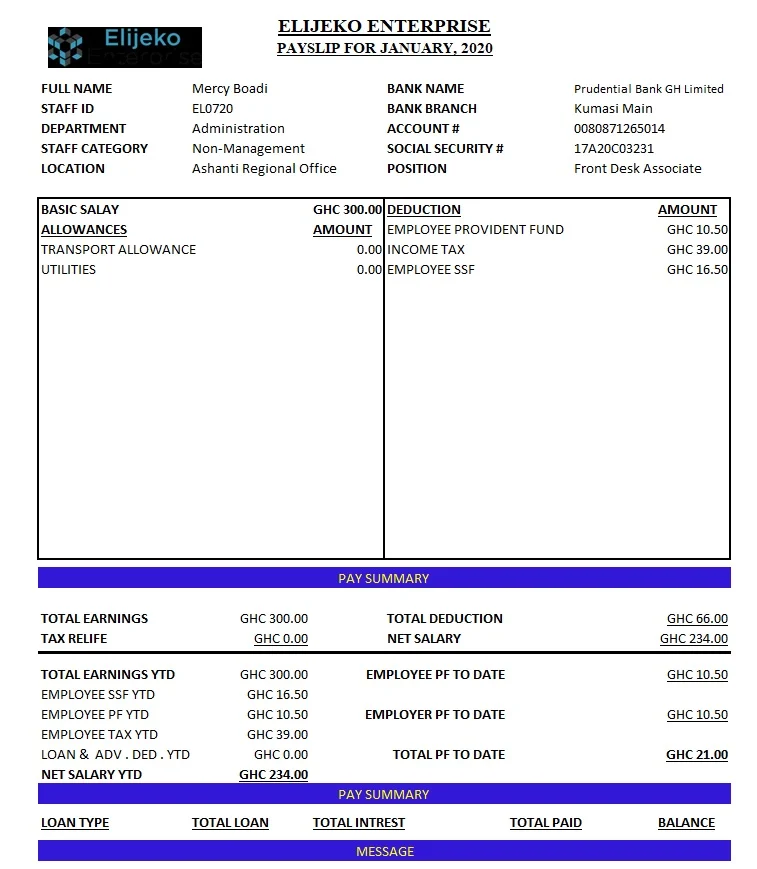
#> input picture raw_imgs/3.webp, 757 x 869 px, found by its file name
$ python segment.py   (older library calls are emulated)
#> lines starting #> are read from the running program, lines starting #| are printed output that depends on the picture; after the words box and inside, x2 and y2 are one past the last pixel; in counts of white or black regions, pixels touching at a corner belong together
import cv2
from io import BytesIO
from tqdm import tqdm
from PIL import Image
from typing import List, Dict
import numpy as np
import os
import matplotlib.pyplot as plt
import pytesseract


def segments(imgPath: str, outputBaseDir: str):

    img = cv2.imread(imgPath)
#> img is the input picture: shape (869, 757, 3); mean B, G, R 237.9, 226.6, 228.1
    gray = cv2.cvtColor(img, cv2.COLOR_BGR2GRAY)
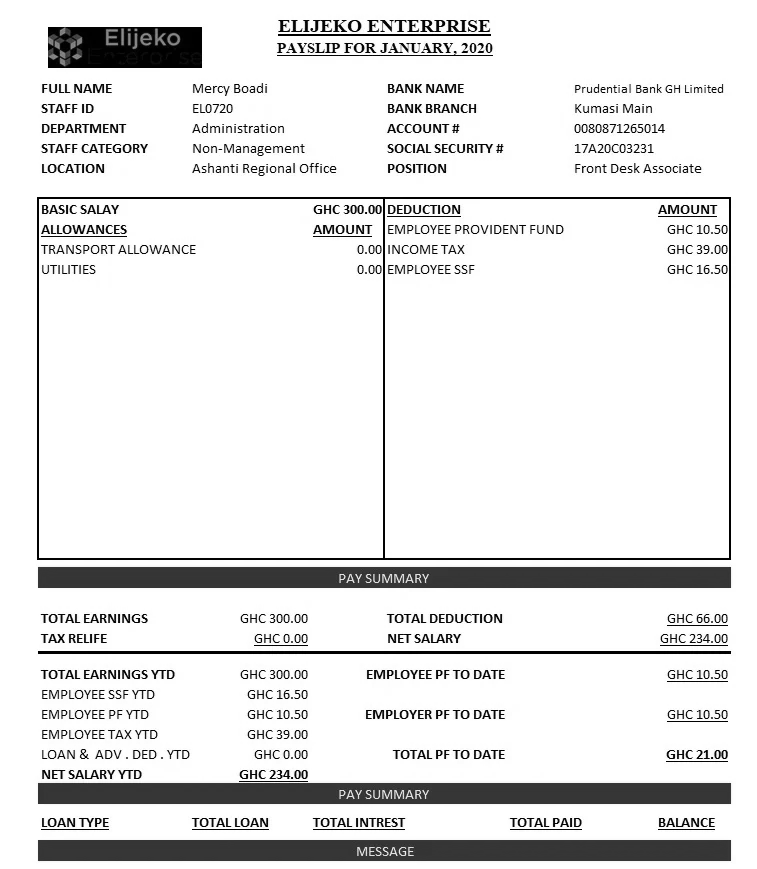
#> gray: shape (869, 757); min 0, max 255, mean 228.3
    th, im_th = cv2.threshold(gray, 220, 255, cv2.THRESH_BINARY_INV)
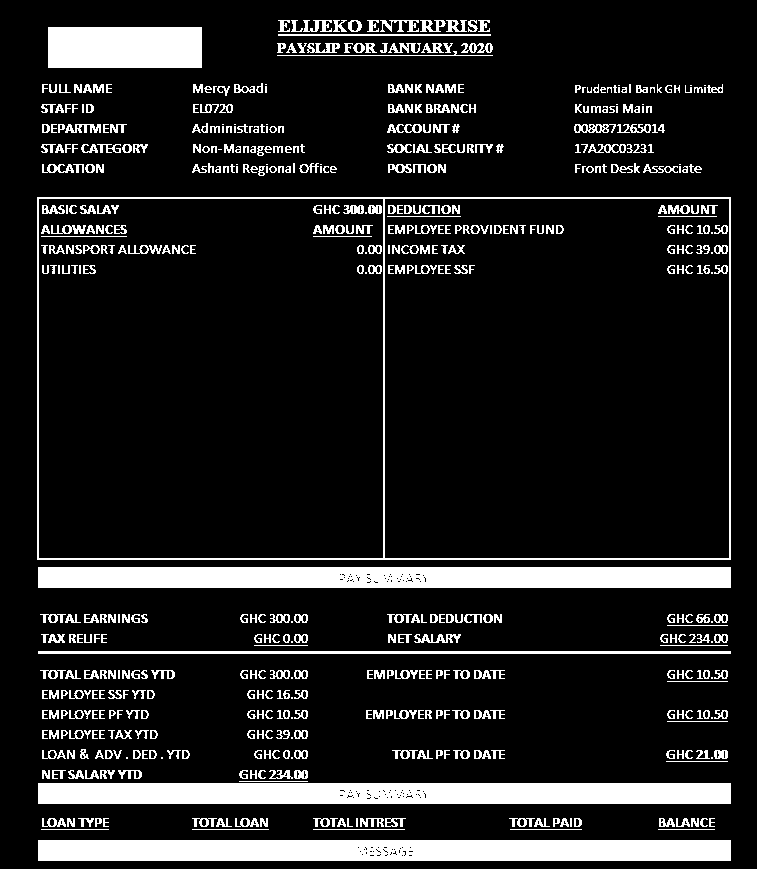
#> im_th: shape (869, 757); 13% white; 580 white regions (66 under 20 px), largest, box (x1, y1, x2, y2) and area: (38, 840, 731, 861) 14482, (38, 567, 731, 588) 14472, (38, 783, 731, 804) 14471
    kernel = np.ones((2, 20), np.uint8)
    dilation = cv2.dilate(im_th, kernel, iterations=1)
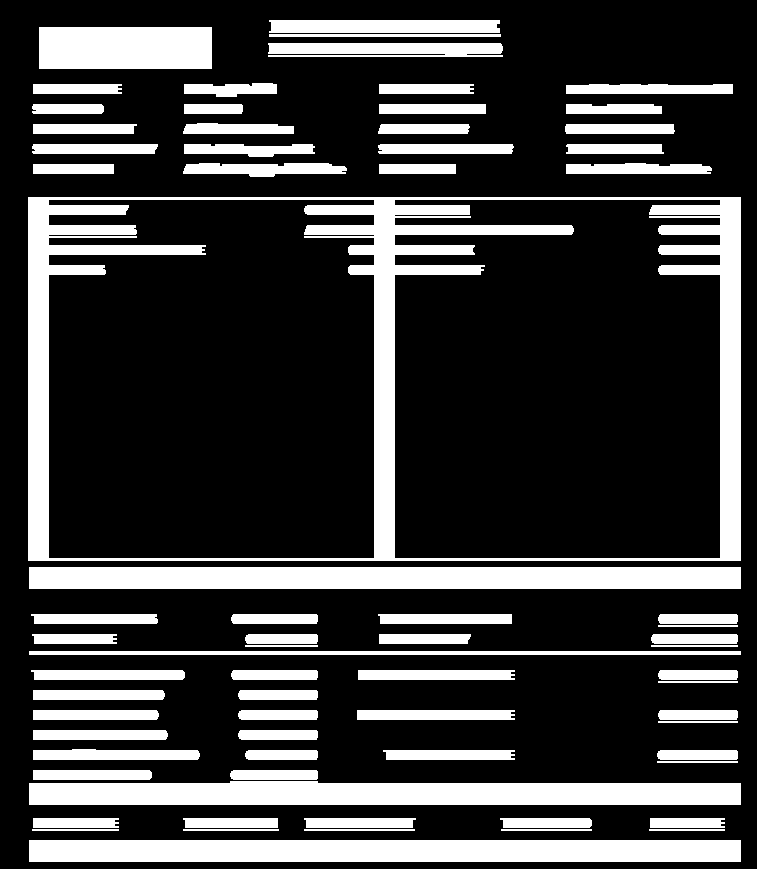
#> dilation: shape (869, 757); 24.1% white; 71 white regions, largest, box (x1, y1, x2, y2) and area: (28, 197, 741, 561) 39824, (29, 781, 741, 805) 15840, (29, 567, 741, 589) 15664
    fileId = imgPath.split(os.path.sep)[-1].split(".")[0]
    filename = imgPath.split("/")[-1]
    output = cv2.connectedComponentsWithStats(dilation, 8, cv2.CV_32S)
    (numLabels, labels, stats, centroids) = output
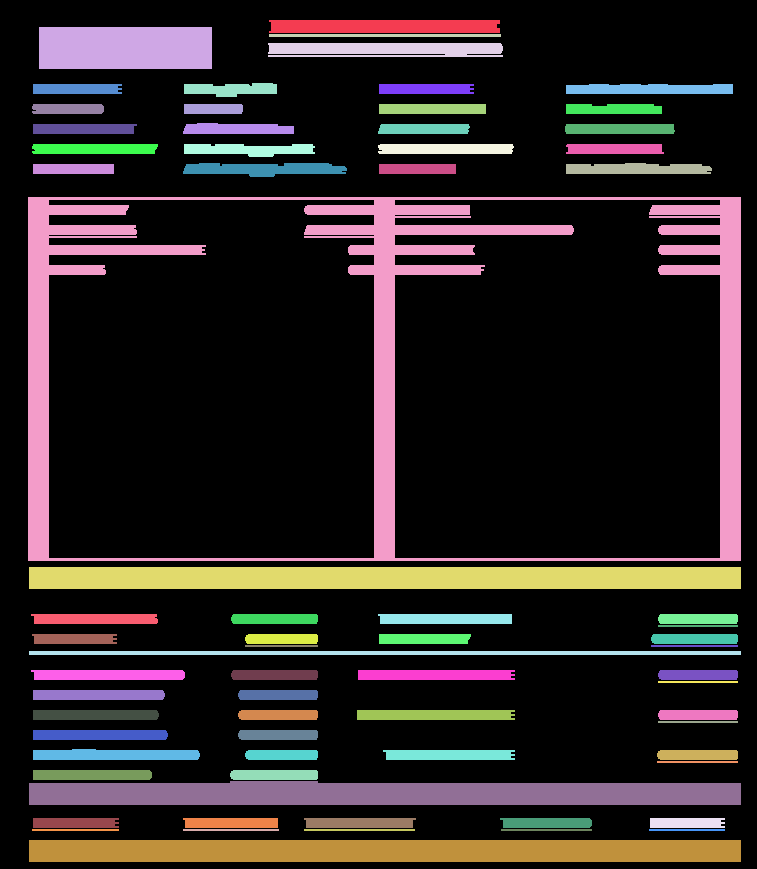
#> labels: shape (869, 757) int32; 72 distinct labels, from 0 to 71; one colour per label, 0 black
#> numLabels = 72; stats = 72 rows, first 6: [0, 0, 757, 869, 498999], [269, 20, 231, 13, 2973], [39, 27, 173, 42, 7266], [269, 34, 232, 3, 696], [268, 43, 235, 14, 3062], [184, 83, 93, 14, 985]; centroids = 72 pairs, first value 67.59 to 697.8, second value 26 to 850.5
    for i in tqdm(
        range(0, numLabels),
        desc="segments",
    ):

        if i == 0:
            continue
        segmentDir = os.path.join(outputBaseDir, fileId).replace(" ", "")
        os.makedirs(segmentDir, exist_ok=True)
        x = stats[i, cv2.CC_STAT_LEFT]
        y = stats[i, cv2.CC_STAT_TOP]
        w = stats[i, cv2.CC_STAT_WIDTH]
        h = stats[i, cv2.CC_STAT_HEIGHT]
        area = stats[i, cv2.CC_STAT_AREA]
        # (cX, cY) = centroids[i]
        output = img.copy()
        x1 = x
        x2 = x1 + w
        y1 = y
        y2 = y1 + h
        roi = output[y1:y2, x1:x2]
        pil_image = Image.fromarray(roi)
        buf = BytesIO()
        pil_image.save(buf, format="JPEG")
        filename = "{0}_{1}_{2}_{3}_{4}.png".format(x1, y1, x2, y2, fileId)
        outputFilePath = os.path.join(segmentDir, filename)
        outputFilePath = outputFilePath.replace(" ", "")
        imgText = pytesseract.image_to_string(pil_image, lang="eng")
        if len(imgText) > 50:
            continue
        print(imgText)
        return imgText
#> this loop made 2 passes
#> (x, y, w, h, area, x1, x2, y1) on pass 2: (269, 20, 231, 13, 2973, 269, 500, 20)


if __name__ == "__main__":
    imgPath = (
        r"/home/alextay96/Desktop/personal_workspace/segment_ocr_payslip/data/3.webp"
    )
    outputBaseDir = (
        r"/home/alextay96/Desktop/personal_workspace/ocr/ocr_segment/segment_output"
    )

    segments(imgPath, outputBaseDir)
#> (the call stopped at in segments, `imgText = pytesseract.image_to_string(pil_image, lang="eng")`: pytesseract is not available in this run)

$ run again, with raw_imgs/11.jpg saved as raw_imgs/3.webp
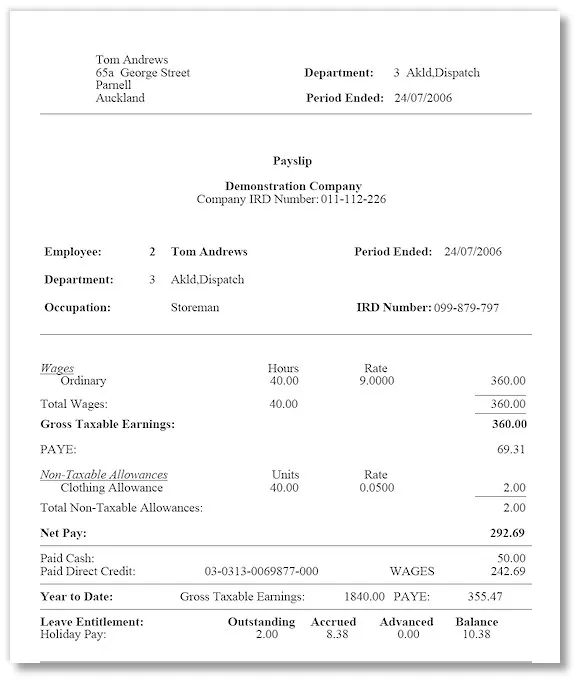
#> input picture raw_imgs/11.jpg, 578 x 681 px, found by its file name
#> in segments, img is the input picture: shape (681, 578, 3); mean B, G, R 246.4, 246.4, 246.4
#> in segments, `th, im_th = cv2.threshold(gray, 220, 255, cv2.THRESH_BINARY_INV)`:
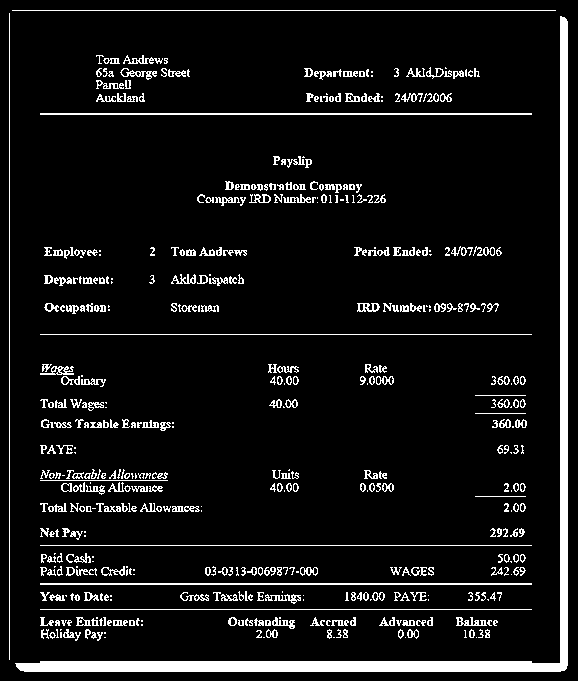
#> im_th: shape (681, 578); 8% white; 480 white regions (136 under 20 px), largest, box (x1, y1, x2, y2) and area: (15, 16, 568, 672) 11083, (40, 113, 532, 115) 984, (40, 583, 532, 585) 984
#> dilation: shape (681, 578); 24.3% white; 68 white regions, largest, box (x1, y1, x2, y2) and area: (6, 16, 578, 673) 24157, (0, 13, 20, 661) 12960, (188, 181, 396, 207) 3544
#> in segments, `(numLabels, labels, stats, centroids) = output`:
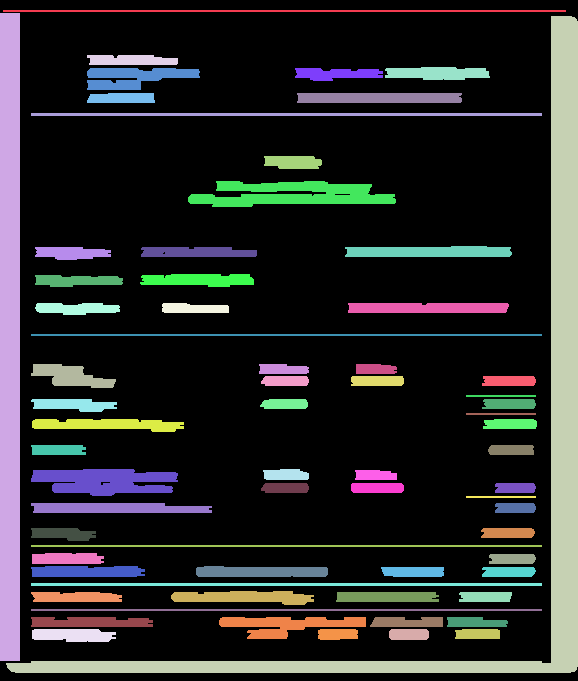
#> labels: shape (681, 578) int32; 69 distinct labels, from 0 to 68; one colour per label, 0 black
#> numLabels = 69; stats = 69 rows, first 6: [0, 0, 578, 681, 297861], [3, 10, 563, 2, 1126], [0, 13, 20, 648, 12960], [6, 16, 572, 657, 24157], [87, 55, 91, 10, 815], [385, 67, 105, 13, 1133]; centroids = 69 pairs, first value 9.5 to 514.9, second value 10.5 to 634.7
#> the loop in segments, `for i in tqdm( range(0, numLabels), desc="segments", ): ` made 2 passes
#> (x, y, w, h, area, x1, x2, y1) on pass 2: (3, 10, 563, 2, 1126, 3, 566, 10)
